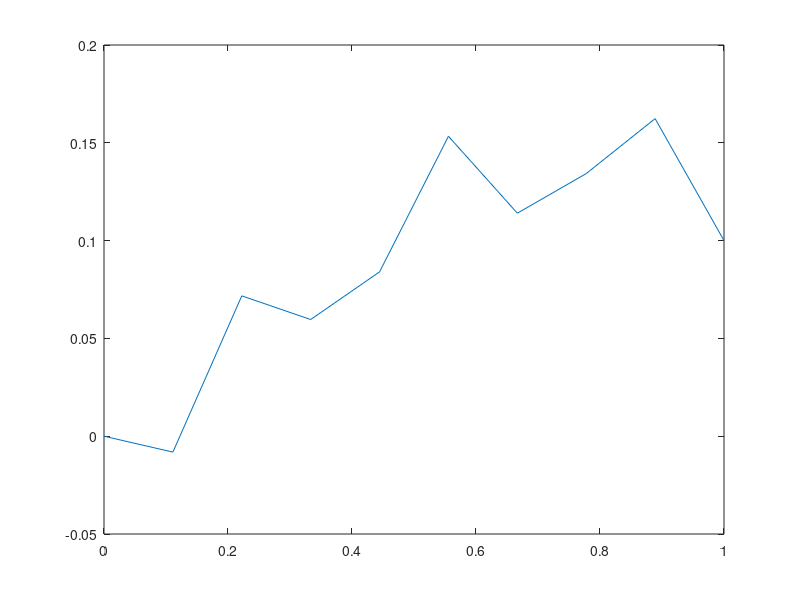

This chart was generated by the following MATLAB code:
%Script to...

%-set up the derivative matrix
%applies to all questions
n=10;
h=1/n;

e=ones(1,n)';
A=spdiags([1*e -2*e 1*e], -1:1, n, n);
D2=(1/h^2)*A;
D2=full(D2); % Is this necessary

D2(1,1)=1; %lhs of lower dirichlet BC
D2(1,2)=0;
D2(n,n)=1; %lhs of upper dirichlet BC
D2(n,n-1)=0;
%D2(n,1)=1;
%D2(1,n)=1;
D2;



%Q1

%-set up vector of x points
x_vals_1=linspace(0,1,n)';

%-set up the function on rhs
f_1=@(x) 10*sin(20*x)+cos(x.*5);

%-set up matrix on rhs
f_vals_1=f_1(x_vals_1);
f_vals_1(1,1)=0; %rhs of lower dirichlet BC
f_vals_1(n,1)=0.1; %rhs of upper dirichlet BC

%-solving difl eqn; to find u
u_vals_1=D2\f_vals_1;
u_vals_1;

%-plotting solution
plot(x_vals_1,u_vals_1);

%Q2

%set up vector of x points
x_vals_2=linspace(-20,20,n);

%forming difrtl operator on lhs
A=diag(x_vals_2);
opp_2=D2-A;
opp_2(1,1)=1; %lhs of lower dirichlet BC
opp_2(1,2)=0;
opp_2(n,n)=1; %lhs of upper dirichlet BC
opp_2(n,n-1)=0;

%forming function vector on rhs
f_vals_2=zeros(n,1);
f_vals_2(1,1)=1; %rhs of lower dirichlet BC


